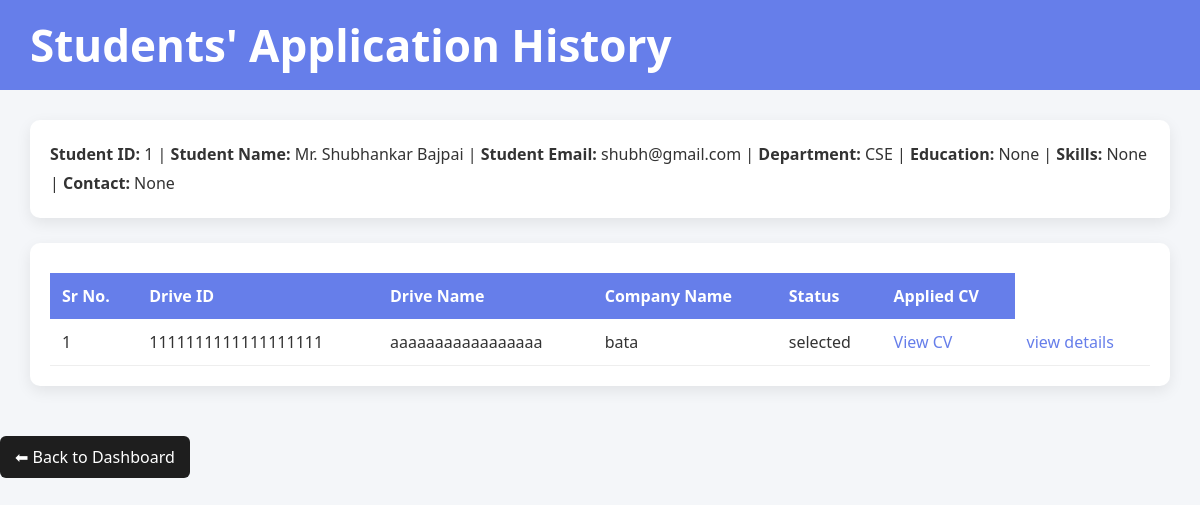
The page /student/application_history (signed in) on the database its author committed.
### models.py (models this page shows, shortened)
class students(db.Model):
    __tablename__ = 'students'
    id = db.Column(db.Integer, primary_key=True)
    name = db.Column(db.String(50), nullable=False)
    email = db.Column(db.String(100), unique=True, nullable=False)
    department = db.Column(db.String(100), nullable=True)
    password_hash = db.Column(db.String(300), nullable=False)
    role = db.Column(db.Enum('admin','hirer','student', name='role_enum'), nullable=False)
    is_active = db.Column(db.Integer, nullable=False, default=1)
    created_at = db.Column(db.DateTime, default=datetime.utcnow)
    education = db.Column(db.String(300))       #new
    skills = db.Column(db.String(300))          #new
    contact = db.Column(db.String(300))         #new
    applications = db.relationship('applications', backref='students', lazy=True)

class applications(db.Model):
    __tablename__ = 'applications'
    id = db.Column(db.Integer, primary_key=True)
    student_id = db.Column(db.Integer, db.ForeignKey('students.id'), nullable=False)
    drive_id = db.Column(db.Integer, db.ForeignKey('placement_drives.id'), nullable=False)
    application_date = db.Column(db.String(50), nullable=False)
    cv_filename = db.Column(db.String(300), nullable=False)
    status = db.Column(db.Enum('applied','shortlisted','selected','rejected', name='applications_status_enum'), default='applied')

class placement_drives(db.Model):
    __tablename__ = 'placement_drives'
    id = db.Column(db.Integer, primary_key=True)
    company_id = db.Column(db.Integer, db.ForeignKey('companies.id'), nullable=False)
    job_id = db.Column(db.Integer, nullable=False, unique=True) # NEW    -----------solely for search functionality
    job_title = db.Column(db.String(100), nullable=False)
    job_description = db.Column(db.String(500), nullable=False)
    required_skills = db.Column(db.String(300))   # NEW
    experience_required = db.Column(db.String(100))   # NEW
    salary_range = db.Column(db.String(100))   # NEW
    eligibility_criteria = db.Column(db.String(500), nullable=False)
    deadline = db.Column(db.Date, nullable=False)
    status = db.Column(db.Enum('pending','approved','rejected','complete', name='placement_drives_status_enum'), default='pending')
    applications = db.relationship('applications', backref='placement_drives', lazy=True)

class companies(db.Model):
    __tablename__ = 'companies'
    id = db.Column(db.Integer, primary_key=True)
    company_name = db.Column(db.String(50), nullable=False, unique=True)
    hr_contact = db.Column(db.String(50))
    website = db.Column(db.String(50))
    about_company = db.Column(db.String(500))
    password_hash = db.Column(db.String(300), nullable=False)
    approval_status = db.Column(db.Enum('pending','approved','rejected', name='approval_status_enum'), default='pending')
    is_blacklisted = db.Column(db.Integer, default=0)
    placement_drives = db.relationship('placement_drives', backref='companies', lazy=True)

### student.py (the view)
@student_bp.route('/student/application_history', methods=['GET','POST'])
def student_application_history():
    if not session.get('user_id'):
        return redirect(url_for('auth.Login'))
    student = students.query.filter_by(id=session['user_id']).first()
    return render_template('student/student_application_history.html',
    id=student.id,
    name=student.name,
    email=student.email,
    department=student.department,
    education=student.education,
    skills=student.skills,
    contact=student.contact,
    applications=student.applications)

### templates/student/student_application_history.html (shortened to what this page needs)
<!DOCTYPE html>
<html lang="en">
<head>
    <link rel="stylesheet" href="{{ url_for('static', filename='css/student/student_application_history.css') }}">
</head>
<body>
    <div class="header">
        <h1>Students' Application History</h1>
    </div>
    <div class="container">
        <div class="profile-card">
            <span><b>Student ID: </b> {{id}} |</span>
            <span><b>Student Name: </b> Mr. {{name}} |</span>
            <span><b>Student Email: </b> {{email}} |</span>
            <span><b>Department: </b>{{department}}  |</span>
            <span><b>Education: </b>{{education}}  |</span>
            <span><b>Skills: </b>{{skills}}  |</span>
            <span><b>Contact: </b>{{contact}}</span>
        </div>
        <div class="card">
            {% if applications %}
            <table>
                <tr>
                    <th>Sr No.</th>
                    <th>Drive ID</th>
                    <th>Drive Name</th>
                    <th>Company Name</th>
                    <th>Status</th>
                    <th>Applied CV</th>
                </tr>
                {% for application in applications %}
                {% if application.status == 'selected' and application.placement_drives.companies.is_blacklisted == 0 %}
                <tr>
                    <td>{{ loop.index }}</td>
                    <td>{{ application.placement_drives.job_id }}</td>
                    <td>{{ application.placement_drives.job_title }}</td>
                    <td>{{ application.placement_drives.companies.company_name }}</td>
                    <td>{{ application.status }}</td>
                    <td><a href="{{ url_for('student.view_cv', filename=application.cv_filename) }}"
                            target="_blank">View
                            CV</a>
                    </td>
                    <td><a href="{{url_for('placed')}}"> view details </a></td>
                </tr>
                {% endif %}
                {% endfor %}
            </table>
            {% else %}
            <span>No application history to show !!</span>
            {% endif %}
        </div>
    </div>
    <a href="{{url_for('student.student_dashboard')}}" class="back-btn">⬅ Back to Dashboard</a>
</body>
</html>

### static/css/student/student_application_history.css (style rules this page uses)
* { margin: 0; padding: 0; box-sizing: border-box; font-family: 'Segoe UI', Tahoma, Geneva, Verdana, sans-serif; }
body { background: #f4f6f9; color: #333; }
.container { padding: 30px; }
.header { background: #667eea; color: white; padding: 15px 30px; font-size: 22px; font-weight: bold; }
.profile-card { background: white; padding: 20px; border-radius: 10px; margin-bottom: 25px; box-shadow: 0 5px 15px rgba(0,0,0,0.08); line-height: 1.8; }
.card { background: white; padding: 20px; border-radius: 10px; box-shadow: 0 5px 15px rgba(0,0,0,0.08); }
table { width: 100%; border-collapse: collapse; margin-top: 10px; }
th { background: #667eea; color: white; padding: 12px; text-align: left; }
td { padding: 12px; border-bottom: 1px solid #eee; }
a { color: #667eea; text-decoration: none; }
.back-btn { margin-top: 20px; display: inline-block; padding: 10px 15px; background: #1e1e1e; color: white; border-radius: 6px; }

### rows shown on the page
students: name "Shubhankar Bajpai", email "shubh@gmail.com", department "CSE"
applications: placement_drives.job_id "1111111111111111111", placement_drives.job_title "aaaaaaaaaaaaaaaaa", placement_drives.companies.company_name "bata", status "selected"

### other values the page prints
{{ id }} "1"
{{ education }} "None"
{{ skills }} "None"
{{ contact }} "None"
